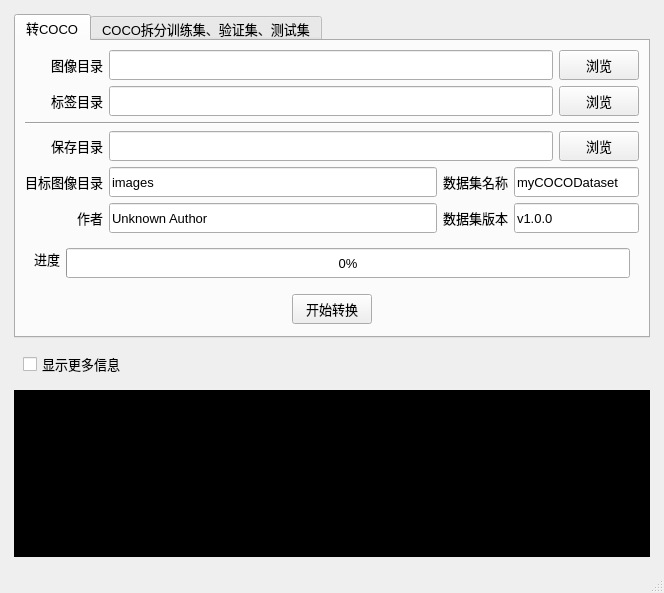
<?xml version="1.0" encoding="UTF-8"?>
<ui version="4.0">
 <class>MainWindow</class>
 <widget class="QMainWindow" name="MainWindow">
  <property name="geometry">
   <rect>
    <x>0</x>
    <y>0</y>
    <width>664</width>
    <height>593</height>
   </rect>
  </property>
  <property name="font">
   <font>
    <pointsize>10</pointsize>
   </font>
  </property>
  <property name="windowTitle">
   <string>Label Converter</string>
  </property>
  <widget class="QWidget" name="centralwidget">
   <layout class="QGridLayout" name="gridLayout_2">
    <item row="4" column="1">
     <widget class="QTextBrowser" name="msg">
      <property name="font">
       <font>
        <family>Terminal</family>
        <pointsize>10</pointsize>
        <weight>75</weight>
        <bold>true</bold>
       </font>
      </property>
      <property name="styleSheet">
       <string notr="true">QTextBrowser{background-color:black; color:rgb(30,255,30)}</string>
      </property>
     </widget>
    </item>
    <item row="1" column="0">
     <spacer name="horizontalSpacer_3">
      <property name="orientation">
       <enum>Qt::Horizontal</enum>
      </property>
      <property name="sizeType">
       <enum>QSizePolicy::Fixed</enum>
      </property>
      <property name="sizeHint" stdset="0">
       <size>
        <width>5</width>
        <height>20</height>
       </size>
      </property>
     </spacer>
    </item>
    <item row="1" column="2">
     <spacer name="horizontalSpacer_4">
      <property name="orientation">
       <enum>Qt::Horizontal</enum>
      </property>
      <property name="sizeType">
       <enum>QSizePolicy::Fixed</enum>
      </property>
      <property name="sizeHint" stdset="0">
       <size>
        <width>5</width>
        <height>20</height>
       </size>
      </property>
     </spacer>
    </item>
    <item row="1" column="1">
     <widget class="QTabWidget" name="mainTab">
      <property name="sizePolicy">
       <sizepolicy hsizetype="Preferred" vsizetype="Preferred">
        <horstretch>0</horstretch>
        <verstretch>0</verstretch>
       </sizepolicy>
      </property>
      <property name="currentIndex">
       <number>0</number>
      </property>
      <widget class="QWidget" name="tab">
       <attribute name="title">
        <string>转COCO</string>
       </attribute>
       <layout class="QGridLayout" name="gridLayout">
        <item row="1" column="0">
         <widget class="QLabel" name="labelOfVOCImagePath">
          <property name="text">
           <string>标签目录</string>
          </property>
          <property name="alignment">
           <set>Qt::AlignRight|Qt::AlignTrailing|Qt::AlignVCenter</set>
          </property>
         </widget>
        </item>
        <item row="4" column="3" colspan="2">
         <widget class="QLineEdit" name="COCODatasetName">
          <property name="minimumSize">
           <size>
            <width>0</width>
            <height>30</height>
           </size>
          </property>
          <property name="text">
           <string>myCOCODataset</string>
          </property>
         </widget>
        </item>
        <item row="0" column="0">
         <widget class="QLabel" name="labelOfVOCDatasetPath">
          <property name="text">
           <string>图像目录</string>
          </property>
          <property name="alignment">
           <set>Qt::AlignRight|Qt::AlignTrailing|Qt::AlignVCenter</set>
          </property>
         </widget>
        </item>
        <item row="5" column="1">
         <widget class="QLineEdit" name="COCOAuthor">
          <property name="minimumSize">
           <size>
            <width>0</width>
            <height>30</height>
           </size>
          </property>
          <property name="text">
           <string>Unknown Author</string>
          </property>
         </widget>
        </item>
        <item row="3" column="0">
         <widget class="QLabel" name="labelOfVOCDatasetPath_2">
          <property name="text">
           <string>保存目录</string>
          </property>
          <property name="alignment">
           <set>Qt::AlignRight|Qt::AlignTrailing|Qt::AlignVCenter</set>
          </property>
         </widget>
        </item>
        <item row="2" column="0" colspan="5">
         <widget class="Line" name="line">
          <property name="orientation">
           <enum>Qt::Horizontal</enum>
          </property>
         </widget>
        </item>
        <item row="4" column="1">
         <widget class="QLineEdit" name="COCODistImagePath">
          <property name="minimumSize">
           <size>
            <width>0</width>
            <height>30</height>
           </size>
          </property>
          <property name="text">
           <string>images</string>
          </property>
         </widget>
        </item>
        <item row="4" column="2">
         <widget class="QLabel" name="labelOfVOCDatasetPath_4">
          <property name="text">
           <string>数据集名称</string>
          </property>
          <property name="alignment">
           <set>Qt::AlignRight|Qt::AlignTrailing|Qt::AlignVCenter</set>
          </property>
         </widget>
        </item>
        <item row="0" column="4">
         <widget class="QPushButton" name="browseImagePath">
          <property name="minimumSize">
           <size>
            <width>0</width>
            <height>30</height>
           </size>
          </property>
          <property name="text">
           <string>浏览</string>
          </property>
         </widget>
        </item>
        <item row="0" column="1" colspan="3">
         <widget class="QLineEdit" name="image_path">
          <property name="minimumSize">
           <size>
            <width>300</width>
            <height>30</height>
           </size>
          </property>
         </widget>
        </item>
        <item row="3" column="1" colspan="3">
         <widget class="QLineEdit" name="COCODistPath">
          <property name="minimumSize">
           <size>
            <width>300</width>
            <height>30</height>
           </size>
          </property>
         </widget>
        </item>
        <item row="8" column="0" colspan="5">
         <widget class="QWidget" name="buttonWidget" native="true">
          <property name="minimumSize">
           <size>
            <width>0</width>
            <height>40</height>
           </size>
          </property>
          <property name="maximumSize">
           <size>
            <width>16777215</width>
            <height>40</height>
           </size>
          </property>
          <layout class="QGridLayout" name="gridLayout_3">
           <item row="1" column="1">
            <widget class="QPushButton" name="ConvertButton">
             <property name="minimumSize">
              <size>
               <width>0</width>
               <height>30</height>
              </size>
             </property>
             <property name="maximumSize">
              <size>
               <width>65535</width>
               <height>16777215</height>
              </size>
             </property>
             <property name="text">
              <string>开始转换</string>
             </property>
            </widget>
           </item>
           <item row="1" column="0">
            <spacer name="horizontalSpacer">
             <property name="orientation">
              <enum>Qt::Horizontal</enum>
             </property>
             <property name="sizeHint" stdset="0">
              <size>
               <width>40</width>
               <height>20</height>
              </size>
             </property>
            </spacer>
           </item>
           <item row="1" column="2">
            <spacer name="horizontalSpacer_2">
             <property name="orientation">
              <enum>Qt::Horizontal</enum>
             </property>
             <property name="sizeHint" stdset="0">
              <size>
               <width>40</width>
               <height>20</height>
              </size>
             </property>
            </spacer>
           </item>
          </layout>
         </widget>
        </item>
        <item row="5" column="3" colspan="2">
         <widget class="QLineEdit" name="COCOVersion">
          <property name="minimumSize">
           <size>
            <width>0</width>
            <height>30</height>
           </size>
          </property>
          <property name="text">
           <string>v1.0.0</string>
          </property>
         </widget>
        </item>
        <item row="5" column="2">
         <widget class="QLabel" name="labelOfVOCDatasetPath_7">
          <property name="text">
           <string>数据集版本</string>
          </property>
          <property name="alignment">
           <set>Qt::AlignRight|Qt::AlignTrailing|Qt::AlignVCenter</set>
          </property>
         </widget>
        </item>
        <item row="3" column="4">
         <widget class="QPushButton" name="browseCOCODistPath">
          <property name="minimumSize">
           <size>
            <width>0</width>
            <height>30</height>
           </size>
          </property>
          <property name="text">
           <string>浏览</string>
          </property>
         </widget>
        </item>
        <item row="6" column="0" colspan="5">
         <widget class="QWidget" name="ProgressWidget" native="true">
          <property name="minimumSize">
           <size>
            <width>0</width>
            <height>40</height>
           </size>
          </property>
          <property name="maximumSize">
           <size>
            <width>16777215</width>
            <height>40</height>
           </size>
          </property>
          <layout class="QGridLayout" name="gridLayout_4">
           <item row="0" column="0">
            <widget class="QLabel" name="label">
             <property name="text">
              <string>进度</string>
             </property>
             <property name="alignment">
              <set>Qt::AlignRight|Qt::AlignTrailing|Qt::AlignVCenter</set>
             </property>
            </widget>
           </item>
           <item row="0" column="1">
            <widget class="QProgressBar" name="progressBar">
             <property name="minimumSize">
              <size>
               <width>0</width>
               <height>30</height>
              </size>
             </property>
             <property name="maximum">
              <number>1000</number>
             </property>
             <property name="value">
              <number>0</number>
             </property>
            </widget>
           </item>
          </layout>
         </widget>
        </item>
        <item row="4" column="0">
         <widget class="QLabel" name="labelOfVOCDatasetPath_3">
          <property name="text">
           <string>目标图像目录</string>
          </property>
          <property name="alignment">
           <set>Qt::AlignRight|Qt::AlignTrailing|Qt::AlignVCenter</set>
          </property>
         </widget>
        </item>
        <item row="5" column="0">
         <widget class="QLabel" name="labelOfVOCDatasetPath_6">
          <property name="text">
           <string>作者</string>
          </property>
          <property name="alignment">
           <set>Qt::AlignRight|Qt::AlignTrailing|Qt::AlignVCenter</set>
          </property>
         </widget>
        </item>
        <item row="9" column="0">
         <spacer name="verticalSpacer_4">
          <property name="orientation">
           <enum>Qt::Vertical</enum>
          </property>
          <property name="sizeType">
           <enum>QSizePolicy::Expanding</enum>
          </property>
          <property name="sizeHint" stdset="0">
           <size>
            <width>20</width>
            <height>5</height>
           </size>
          </property>
         </spacer>
        </item>
        <item row="1" column="1" colspan="3">
         <widget class="QLineEdit" name="label_path">
          <property name="minimumSize">
           <size>
            <width>300</width>
            <height>30</height>
           </size>
          </property>
         </widget>
        </item>
        <item row="1" column="4">
         <widget class="QPushButton" name="browseLabelPath">
          <property name="minimumSize">
           <size>
            <width>0</width>
            <height>30</height>
           </size>
          </property>
          <property name="text">
           <string>浏览</string>
          </property>
         </widget>
        </item>
       </layout>
      </widget>
      <widget class="QWidget" name="tab_2">
       <attribute name="title">
        <string>COCO拆分训练集、验证集、测试集</string>
       </attribute>
       <layout class="QGridLayout" name="gridLayout_5">
        <item row="1" column="0" colspan="4">
         <widget class="Line" name="line_2">
          <property name="orientation">
           <enum>Qt::Horizontal</enum>
          </property>
         </widget>
        </item>
        <item row="0" column="3">
         <widget class="QPushButton" name="browseCOCOAnnoPath">
          <property name="minimumSize">
           <size>
            <width>0</width>
            <height>30</height>
           </size>
          </property>
          <property name="maximumSize">
           <size>
            <width>100</width>
            <height>16777215</height>
           </size>
          </property>
          <property name="text">
           <string>浏览</string>
          </property>
         </widget>
        </item>
        <item row="0" column="0">
         <widget class="QLabel" name="labelOfCOCODatasetPath">
          <property name="maximumSize">
           <size>
            <width>100</width>
            <height>16777215</height>
           </size>
          </property>
          <property name="text">
           <string>标签文件</string>
          </property>
          <property name="alignment">
           <set>Qt::AlignRight|Qt::AlignTrailing|Qt::AlignVCenter</set>
          </property>
         </widget>
        </item>
        <item row="0" column="1" colspan="2">
         <widget class="QLineEdit" name="COCOAnnoPath">
          <property name="minimumSize">
           <size>
            <width>300</width>
            <height>30</height>
           </size>
          </property>
         </widget>
        </item>
        <item row="2" column="0" colspan="4">
         <widget class="QWidget" name="widget" native="true">
          <layout class="QGridLayout" name="gridLayout_7">
           <item row="1" column="2">
            <spacer name="horizontalSpacer_6">
             <property name="orientation">
              <enum>Qt::Horizontal</enum>
             </property>
             <property name="sizeHint" stdset="0">
              <size>
               <width>40</width>
               <height>20</height>
              </size>
             </property>
            </spacer>
           </item>
           <item row="1" column="1">
            <widget class="QPushButton" name="DivideButton">
             <property name="minimumSize">
              <size>
               <width>0</width>
               <height>30</height>
              </size>
             </property>
             <property name="maximumSize">
              <size>
               <width>65535</width>
               <height>16777215</height>
              </size>
             </property>
             <property name="text">
              <string>开始拆分</string>
             </property>
            </widget>
           </item>
           <item row="1" column="0">
            <spacer name="horizontalSpacer_5">
             <property name="orientation">
              <enum>Qt::Horizontal</enum>
             </property>
             <property name="sizeHint" stdset="0">
              <size>
               <width>40</width>
               <height>20</height>
              </size>
             </property>
            </spacer>
           </item>
           <item row="0" column="0" colspan="3">
            <widget class="QWidget" name="widget_2" native="true">
             <property name="minimumSize">
              <size>
               <width>0</width>
               <height>0</height>
              </size>
             </property>
             <layout class="QHBoxLayout" name="horizontalLayout">
              <item>
               <widget class="QLabel" name="labelOfCOCODatasetPath_2">
                <property name="maximumSize">
                 <size>
                  <width>100</width>
                  <height>16777215</height>
                 </size>
                </property>
                <property name="text">
                 <string>训练集比例</string>
                </property>
                <property name="alignment">
                 <set>Qt::AlignRight|Qt::AlignTrailing|Qt::AlignVCenter</set>
                </property>
               </widget>
              </item>
              <item>
               <widget class="QDoubleSpinBox" name="train_ratio">
                <property name="minimumSize">
                 <size>
                  <width>80</width>
                  <height>0</height>
                 </size>
                </property>
                <property name="minimum">
                 <double>0.010000000000000</double>
                </property>
                <property name="maximum">
                 <double>0.990000000000000</double>
                </property>
                <property name="singleStep">
                 <double>0.010000000000000</double>
                </property>
                <property name="stepType">
                 <enum>QAbstractSpinBox::DefaultStepType</enum>
                </property>
                <property name="value">
                 <double>0.900000000000000</double>
                </property>
               </widget>
              </item>
              <item>
               <widget class="QLabel" name="labelOfCOCODatasetPath_3">
                <property name="maximumSize">
                 <size>
                  <width>100</width>
                  <height>16777215</height>
                 </size>
                </property>
                <property name="text">
                 <string>验证集比例</string>
                </property>
                <property name="alignment">
                 <set>Qt::AlignRight|Qt::AlignTrailing|Qt::AlignVCenter</set>
                </property>
               </widget>
              </item>
              <item>
               <widget class="QDoubleSpinBox" name="val_ratio">
                <property name="minimumSize">
                 <size>
                  <width>80</width>
                  <height>0</height>
                 </size>
                </property>
                <property name="minimum">
                 <double>0.010000000000000</double>
                </property>
                <property name="maximum">
                 <double>0.990000000000000</double>
                </property>
                <property name="singleStep">
                 <double>0.010000000000000</double>
                </property>
                <property name="value">
                 <double>0.100000000000000</double>
                </property>
               </widget>
              </item>
              <item>
               <widget class="QLabel" name="labelOfCOCODatasetPath_4">
                <property name="maximumSize">
                 <size>
                  <width>100</width>
                  <height>16777215</height>
                 </size>
                </property>
                <property name="text">
                 <string> 测试集比例</string>
                </property>
                <property name="alignment">
                 <set>Qt::AlignRight|Qt::AlignTrailing|Qt::AlignVCenter</set>
                </property>
               </widget>
              </item>
              <item>
               <widget class="QDoubleSpinBox" name="test_ratio">
                <property name="enabled">
                 <bool>true</bool>
                </property>
                <property name="minimumSize">
                 <size>
                  <width>80</width>
                  <height>0</height>
                 </size>
                </property>
                <property name="readOnly">
                 <bool>true</bool>
                </property>
                <property name="maximum">
                 <double>0.980000000000000</double>
                </property>
                <property name="singleStep">
                 <double>0.010000000000000</double>
                </property>
               </widget>
              </item>
              <item>
               <spacer name="horizontalSpacer_7">
                <property name="orientation">
                 <enum>Qt::Horizontal</enum>
                </property>
                <property name="sizeHint" stdset="0">
                 <size>
                  <width>40</width>
                  <height>20</height>
                 </size>
                </property>
               </spacer>
              </item>
             </layout>
            </widget>
           </item>
          </layout>
         </widget>
        </item>
        <item row="3" column="1">
         <spacer name="verticalSpacer_3">
          <property name="orientation">
           <enum>Qt::Vertical</enum>
          </property>
          <property name="sizeHint" stdset="0">
           <size>
            <width>20</width>
            <height>40</height>
           </size>
          </property>
         </spacer>
        </item>
       </layout>
      </widget>
     </widget>
    </item>
    <item row="2" column="1">
     <widget class="QWidget" name="widget_4" native="true">
      <property name="maximumSize">
       <size>
        <width>16777215</width>
        <height>40</height>
       </size>
      </property>
      <layout class="QGridLayout" name="gridLayout_9">
       <item row="0" column="0">
        <widget class="QCheckBox" name="show_more_msg">
         <property name="text">
          <string>显示更多信息</string>
         </property>
        </widget>
       </item>
      </layout>
     </widget>
    </item>
    <item row="5" column="1">
     <spacer name="verticalSpacer_2">
      <property name="orientation">
       <enum>Qt::Vertical</enum>
      </property>
      <property name="sizeType">
       <enum>QSizePolicy::Fixed</enum>
      </property>
      <property name="sizeHint" stdset="0">
       <size>
        <width>20</width>
        <height>5</height>
       </size>
      </property>
     </spacer>
    </item>
    <item row="3" column="1">
     <spacer name="verticalSpacer_5">
      <property name="orientation">
       <enum>Qt::Vertical</enum>
      </property>
      <property name="sizeType">
       <enum>QSizePolicy::Maximum</enum>
      </property>
      <property name="sizeHint" stdset="0">
       <size>
        <width>20</width>
        <height>5</height>
       </size>
      </property>
     </spacer>
    </item>
    <item row="0" column="1">
     <spacer name="verticalSpacer">
      <property name="orientation">
       <enum>Qt::Vertical</enum>
      </property>
      <property name="sizeType">
       <enum>QSizePolicy::Fixed</enum>
      </property>
      <property name="sizeHint" stdset="0">
       <size>
        <width>20</width>
        <height>5</height>
       </size>
      </property>
     </spacer>
    </item>
   </layout>
  </widget>
  <widget class="QMenuBar" name="menubar">
   <property name="geometry">
    <rect>
     <x>0</x>
     <y>0</y>
     <width>664</width>
     <height>29</height>
    </rect>
   </property>
  </widget>
  <widget class="QStatusBar" name="statusbar"/>
 </widget>
 <resources/>
 <connections>
  <connection>
   <sender>show_more_msg</sender>
   <signal>clicked(bool)</signal>
   <receiver>msg</receiver>
   <slot>setVisible(bool)</slot>
   <hints>
    <hint type="sourcelabel">
     <x>334</x>
     <y>394</y>
    </hint>
    <hint type="destinationlabel">
     <x>334</x>
     <y>470</y>
    </hint>
   </hints>
  </connection>
 </connections>
</ui>
